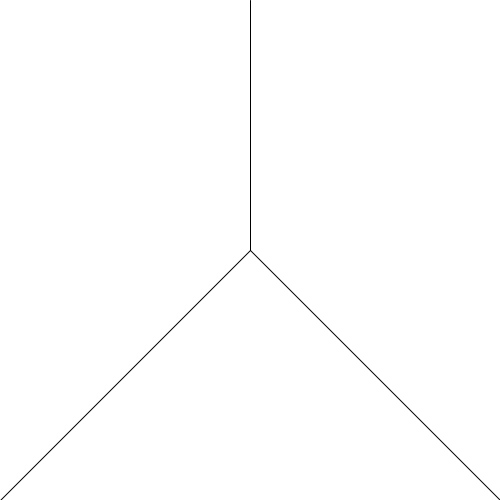
Frame 1 (no input)
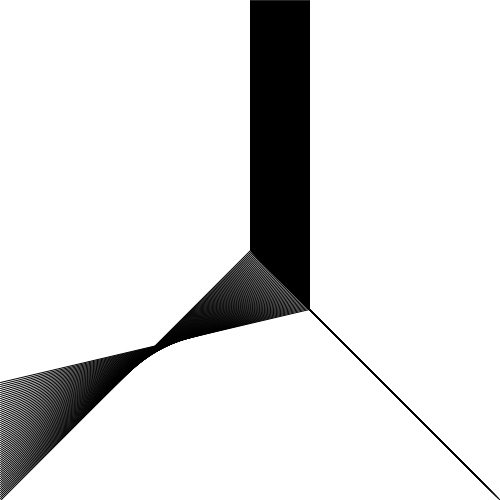
Frame 60 (the mouse pressed at the canvas centre just before this capture)
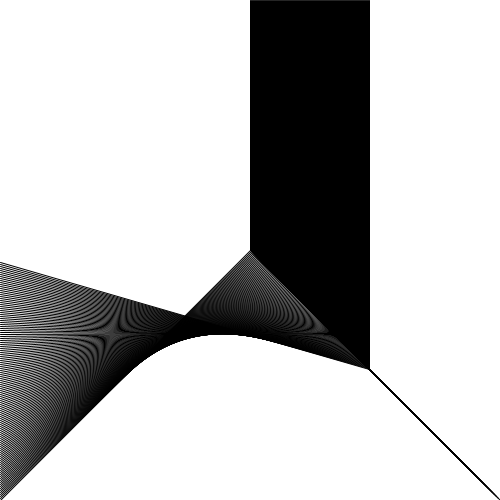
Frame 120 (the mouse held since frame 60 and released just before this capture)

The Processing sketch that drew these frames (run headless with seeded random() and noise(); from frame 60 on, the mouse is pressed at the canvas centre):

// Processing sketch: processing_40477
// ── processing_40477.pde

int value1=250;
int value2=500;
int value3=255;
int value4=5;
int value0=0;


void setup() {
size(500,500);
background(255);
}

void draw() {
  point(value1,value1);

  line(value2,value2,value1,value1);
  line(value0,value2,value1,value1);
  line(value1,value1,value1,value0);
  
  value1=value1+1;
  value2=value2-2;
  value4=value2+value1;
}
